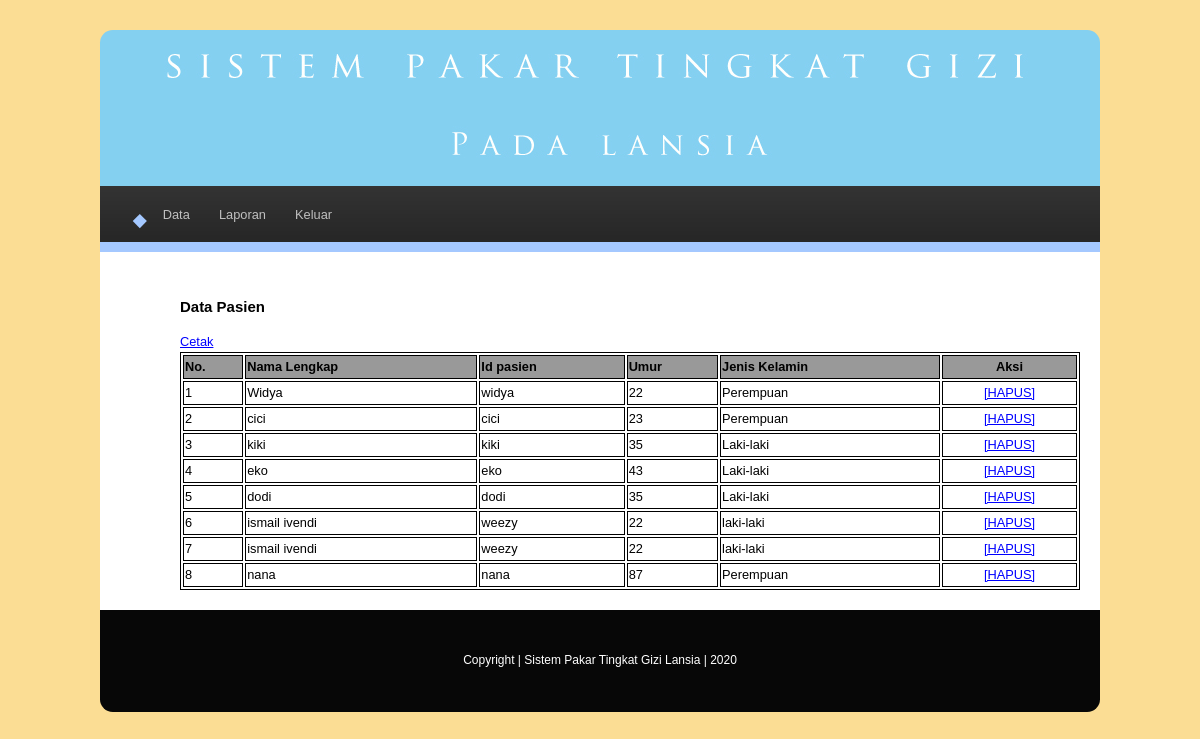
The page /admin/media.php?mod=pasien (signed in) on the database its author committed.
### tables this page shows
CREATE TABLE IF NOT EXISTS `user` (
  `id_user` varchar(50) DEFAULT NULL,
  `password` varchar(50) DEFAULT NULL,
  `nama_lengkap` varchar(100) DEFAULT NULL,
  `umur` varchar(4) NOT NULL,
  `jk` varchar(20) NOT NULL,
  `level` varchar(50) DEFAULT NULL,
  `tinggi_badan` varchar(4) NOT NULL,
  `berat_badan` varchar(4) NOT NULL,
  `jenis_kondisi` varchar(15) NOT NULL
);

### admin/laporanregistrasi.php (the view)
 <a href="cetaklaporan.php" target="_blank">Cetak</a>
<table width="100%" border="1" bordercolor="#000000">
      <tr bgcolor="#999999">
        <td valign="top"><strong>No.</strong></td>
        <td valign="top"><strong>Nama Lengkap</strong></td>
        <td><strong>Id pasien</strong></td>
        <td><strong>Umur</strong></td>
        <td><strong>Jenis Kelamin</strong></td>
        <td><div align="center"><strong>Aksi</strong></div></td>
      </tr>
	  	<?php
$query = "SELECT * FROM user where level<>'admin'";
$result = mysql_query($query) or die('Error');
while($data = mysql_fetch_array($result))
{
$no=$no+1;
?>
      <tr>
        <td valign="top"><?php echo "$no"; ?></td>
        <td valign="top"><?php echo "$data[nama_lengkap] " ; ?></td>
        <td><?php echo "$data[id_user]" ;?></td>
        <td valign="top"><?php echo "$data[umur] " ; ?></td>
        <td valign="top"><?php echo "$data[jk]" ; ?></td>
        <td valign="top"><div align="center"><a href="userdelete.php?username=<?php echo $data['id_user']; ?>">[HAPUS]</a></div></td>
      </tr>
          <?php
 }
?>
    </table>

### admin/style.css (style rules this page uses)
body { font-size:0.8em; line-height:20px; font-family: "Trebuchet MS", Arial; width: 1000px; margin-top: 30px; margin-right: auto; margin-bottom: auto; margin-left: auto; background-image: url(../images/bcg.jpg); background-repeat: repeat; }
a { color:#0000FF; }

### rows shown on the page
user: nama_lengkap "Widya", id_user "widya", umur "22", jk "Perempuan"
user: nama_lengkap "cici", id_user "cici", umur "23", jk "Perempuan"
user: nama_lengkap "kiki", id_user "kiki", umur "35", jk "Laki-laki"
user: nama_lengkap "eko", id_user "eko", umur "43", jk "Laki-laki"
user: nama_lengkap "dodi", id_user "dodi", umur "35", jk "Laki-laki"
user: nama_lengkap "ismail ivendi", id_user "weezy", umur "22", jk "laki-laki"
user: nama_lengkap "ismail ivendi", id_user "weezy", umur "22", jk "laki-laki"
user: nama_lengkap "nana", id_user "nana", umur "87", jk "Perempuan"
